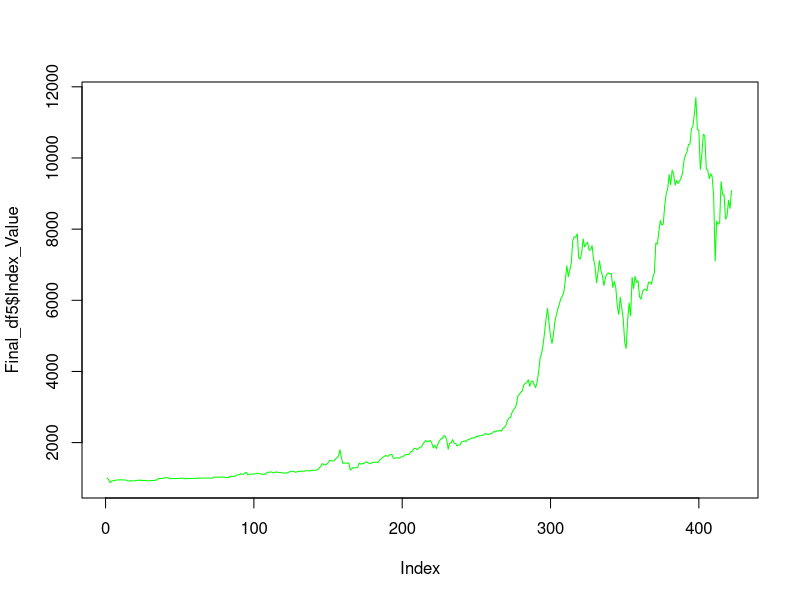

Here is the R script that generated this plot:
### Index Fund V1.0


setwd("/home/san/Documents/test/LSTM_DEEP/")
data1<-read.csv("Bitcoin.csv")
data2<-read.csv("Dash.csv")
data3<-read.csv("Ethereum.csv")
data4<-read.csv("Litecoin.csv")
data5<-read.csv("Monero.csv")
data6<-read.csv("Dogecoin.csv")
data7<-read.csv("NEM.csv")
data8<-read.csv("Dcr.csv")
data9<-read.csv("Ethereum_classic.csv")

dim(data9)

data_final<-data.frame(data1$Date,data1$Marketcap.USD.,data2$Marketcap.USD.,data3$Marketcap.USD.,
                 data4$Marketcap.USD.,data5$Marketcap.USD.,data6$Marketcap.USD.,
                 data7$Marketcap.USD.,data8$Marketcap.USD.,data9$Marketcap.USD.)
dim(data_final)
#View(data_Final)

colnames(data_final)<-c("Date","Bitcoin", "Dash", "Ethereum", "Litecoin",
                  "Monero", "Dogecoin", "NEM", "Dcr", "Ethereum_classic")



###### Sum of market capitalization by date
Final_df4<-data.frame()
#Final_df5<-data.frame()
for(i in 1:423){
  print(i)
  Final_df4<-rbind(Final_df4, sum(data_final$Bitcoin[i]+ data_final$Dash[i] +
                 data_final$Ethereum[i] + data_final$Litecoin[i] + 
                 data_final$Monero[i] + data_final$Dogecoin[i] +
                 data_final$NEM[i] + data_final$Dcr[i] +
                 data_final$Ethereum_classic[i]))
  #Final_df4
  
}
colnames(Final_df4)<-c("Sum_market_capitalization")


####### Divisor
Final_df1<- data.frame(Final_df4, Final_df4$Sum_market_capitalization[1]/1000)
colnames(Final_df1)<-c("Sum_market_capitalization","Divisor")

head(Final_df1)
data_final<-data.frame(data_final,Final_df1)
head(data_final)
##################

Final_df5<-data.frame()
for(i in 1:423){
    print(i)
    Final_df6<- data.frame(data_final$Sum_market_capitalization[i]/data_final$Divisor[i+1])
    Final_df5<-rbind(Final_df5,Final_df6)
  
}

colnames(Final_df5)<-c("Index_Value")
plot(Final_df5$Index_Value,type = "l",col = "green")

######################
